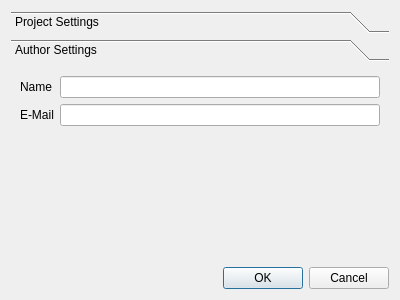
<?xml version="1.0" encoding="UTF-8"?>
<ui version="4.0">
 <class>PreferencesDialog</class>
 <widget class="QDialog" name="PreferencesDialog">
  <property name="geometry">
   <rect>
    <x>0</x>
    <y>0</y>
    <width>400</width>
    <height>300</height>
   </rect>
  </property>
  <property name="windowTitle">
   <string>Dialog</string>
  </property>
  <layout class="QVBoxLayout" name="verticalLayout_2">
   <item>
    <layout class="QVBoxLayout" name="verticalLayout">
     <item>
      <widget class="QToolBox" name="toolBox">
       <property name="currentIndex">
        <number>1</number>
       </property>
       <widget class="QWidget" name="page">
        <property name="geometry">
         <rect>
          <x>0</x>
          <y>0</y>
          <width>366</width>
          <height>186</height>
         </rect>
        </property>
        <attribute name="label">
         <string>Project Settings</string>
        </attribute>
        <layout class="QVBoxLayout" name="verticalLayout_3">
         <item>
          <layout class="QFormLayout" name="formLayout">
           <item row="0" column="0">
            <widget class="QLabel" name="label">
             <property name="text">
              <string>Demo Title</string>
             </property>
            </widget>
           </item>
           <item row="1" column="0">
            <widget class="QLabel" name="label_2">
             <property name="text">
              <string>Group Handle(s)</string>
             </property>
            </widget>
           </item>
           <item row="0" column="1">
            <widget class="QLineEdit" name="lineEdit"/>
           </item>
           <item row="1" column="1">
            <widget class="QLineEdit" name="lineEdit_2"/>
           </item>
           <item row="2" column="0">
            <widget class="QLabel" name="label_3">
             <property name="text">
              <string>Planned Compo</string>
             </property>
            </widget>
           </item>
           <item row="2" column="1">
            <widget class="QComboBox" name="comboBox">
             <property name="currentIndex">
              <number>1</number>
             </property>
             <item>
              <property name="text">
               <string>Demo</string>
              </property>
             </item>
             <item>
              <property name="text">
               <string>64k Intro</string>
              </property>
             </item>
             <item>
              <property name="text">
               <string>4k Intro</string>
              </property>
             </item>
            </widget>
           </item>
           <item row="3" column="0">
            <widget class="QLabel" name="label_4">
             <property name="text">
              <string>Planned Party</string>
             </property>
            </widget>
           </item>
           <item row="3" column="1">
            <layout class="QHBoxLayout" name="horizontalLayout">
             <item>
              <widget class="QLineEdit" name="lineEdit_3"/>
             </item>
            </layout>
           </item>
           <item row="4" column="0">
            <widget class="QLabel" name="label_5">
             <property name="text">
              <string>License</string>
             </property>
            </widget>
           </item>
           <item row="4" column="1">
            <widget class="QComboBox" name="comboBox_2">
             <item>
              <property name="text">
               <string>GPLv3</string>
              </property>
             </item>
             <item>
              <property name="text">
               <string>GPLv2</string>
              </property>
             </item>
             <item>
              <property name="text">
               <string>MIT</string>
              </property>
             </item>
            </widget>
           </item>
          </layout>
         </item>
        </layout>
       </widget>
       <widget class="QWidget" name="page_2">
        <property name="geometry">
         <rect>
          <x>0</x>
          <y>0</y>
          <width>380</width>
          <height>178</height>
         </rect>
        </property>
        <attribute name="label">
         <string>Author Settings</string>
        </attribute>
        <layout class="QVBoxLayout" name="verticalLayout_4">
         <item>
          <layout class="QFormLayout" name="formLayout_2">
           <item row="0" column="0">
            <widget class="QLabel" name="label_6">
             <property name="text">
              <string>Name</string>
             </property>
            </widget>
           </item>
           <item row="1" column="0">
            <widget class="QLabel" name="label_7">
             <property name="text">
              <string>E-Mail</string>
             </property>
            </widget>
           </item>
           <item row="0" column="1">
            <widget class="QLineEdit" name="lineEdit_4"/>
           </item>
           <item row="1" column="1">
            <widget class="QLineEdit" name="lineEdit_5"/>
           </item>
          </layout>
         </item>
        </layout>
       </widget>
      </widget>
     </item>
     <item>
      <widget class="QDialogButtonBox" name="buttonBox">
       <property name="orientation">
        <enum>Qt::Horizontal</enum>
       </property>
       <property name="standardButtons">
        <set>QDialogButtonBox::Cancel|QDialogButtonBox::Ok</set>
       </property>
      </widget>
     </item>
    </layout>
   </item>
  </layout>
 </widget>
 <resources/>
 <connections>
  <connection>
   <sender>buttonBox</sender>
   <signal>accepted()</signal>
   <receiver>PreferencesDialog</receiver>
   <slot>accept()</slot>
   <hints>
    <hint type="sourcelabel">
     <x>248</x>
     <y>254</y>
    </hint>
    <hint type="destinationlabel">
     <x>157</x>
     <y>274</y>
    </hint>
   </hints>
  </connection>
  <connection>
   <sender>buttonBox</sender>
   <signal>rejected()</signal>
   <receiver>PreferencesDialog</receiver>
   <slot>reject()</slot>
   <hints>
    <hint type="sourcelabel">
     <x>316</x>
     <y>260</y>
    </hint>
    <hint type="destinationlabel">
     <x>286</x>
     <y>274</y>
    </hint>
   </hints>
  </connection>
 </connections>
</ui>
